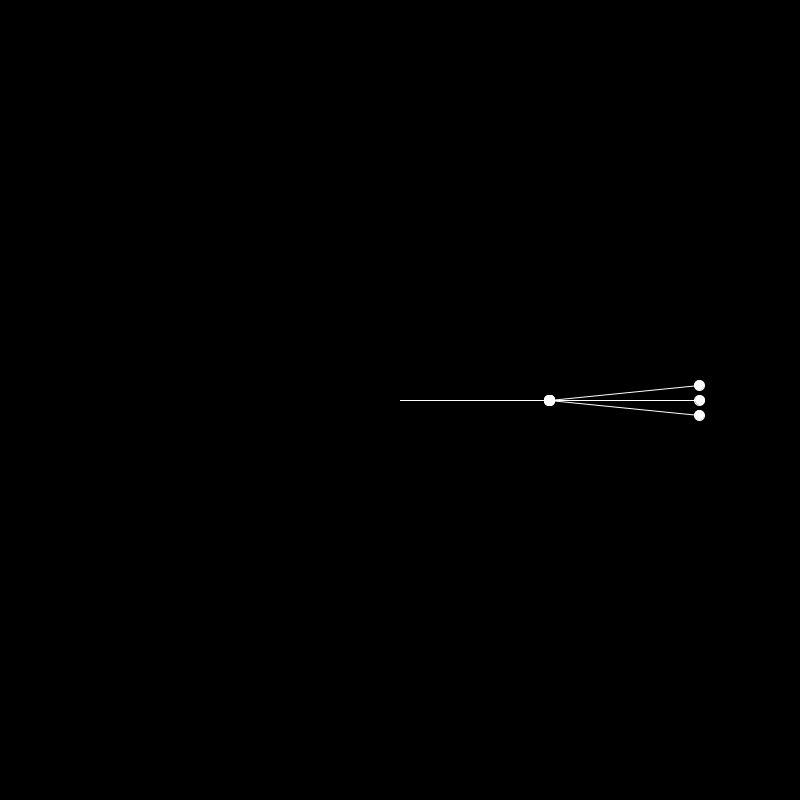
Frame 1 (no input)
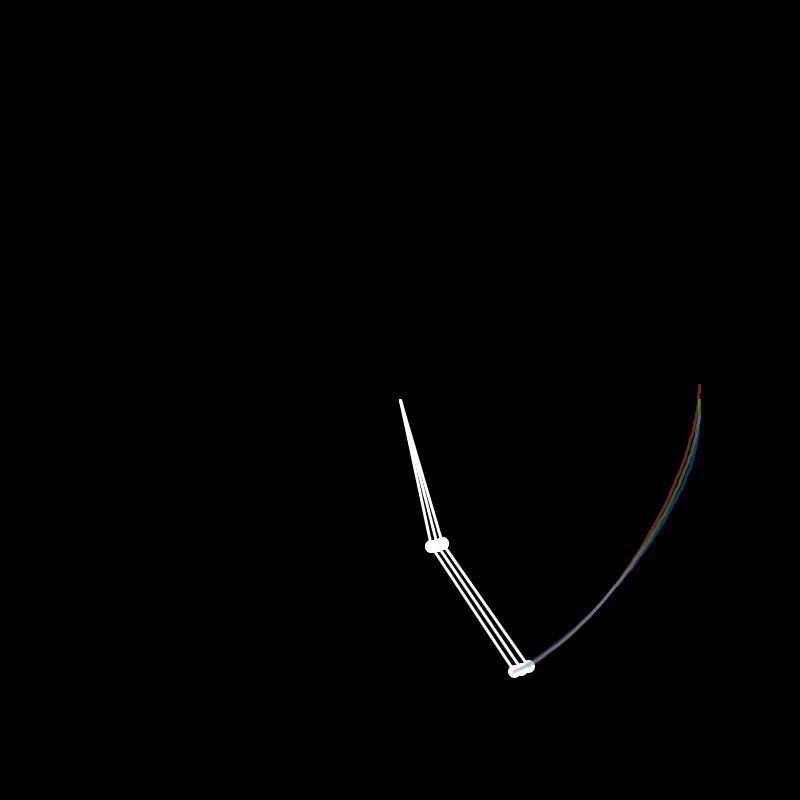
Frame 60 (the mouse pressed at the canvas centre just before this capture)
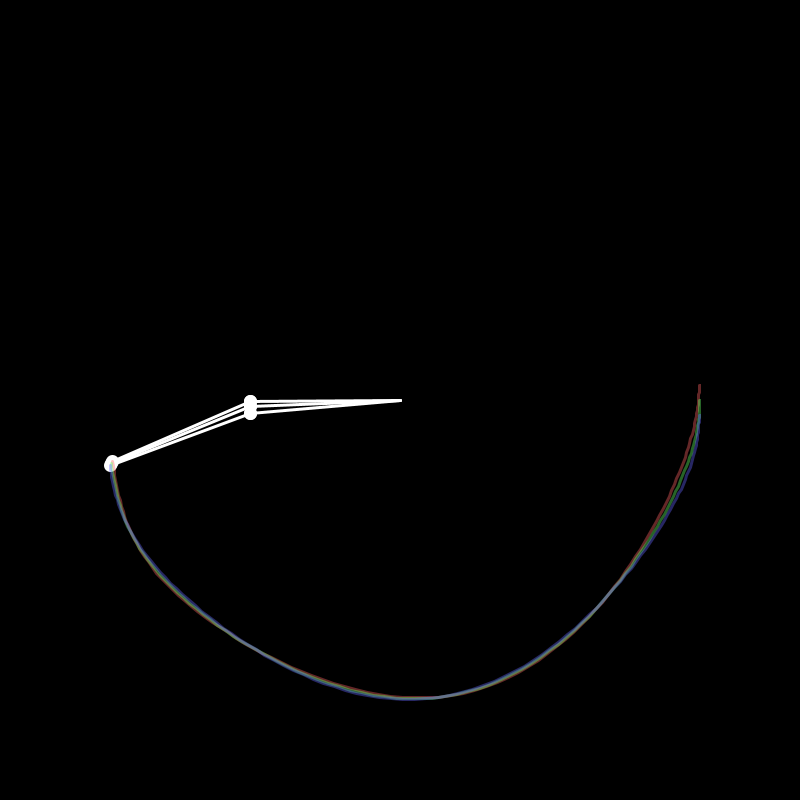
Frame 120 (the mouse held since frame 60 and released just before this capture)

The Processing sketch that drew these frames (run headless with seeded random() and noise(); from frame 60 on, the mouse is pressed at the canvas centre):

// Processing sketch: double_pendulum_v2
// ── double_pendulum_v2.pde
////////////////////////////////////////////////////////////
/* 
v2 of double pendulum
shows chaotic motion from multiple pendulums with
slightly different starting positions
*/
////////////////////////////////////////////////////////////

// Constants
float g = 9.81/60; // gravity (adjusted for frame rate)


// For the trace
ArrayList<PVector> trace = new ArrayList<PVector>();

Pendulum p1 = new Pendulum(PI/2 + 0.1);
Pendulum p2 = new Pendulum(PI/2);
Pendulum p3 = new Pendulum(PI/2 - 0.1);

void setup() {
  size(800, 800);
  frameRate(60);
}

void draw() {
  background(0);
  translate(width/2, height/2); // re-center coordinate system
  fill(255);
  p1.updateAngle();
  p2.updateAngle();
  p3.updateAngle();
  p1.drawPendulum();
  p2.drawPendulum();
  p3.drawPendulum();
  p1.trace(255, 100, 100, 100);
  p2.trace(100, 255, 100, 100);
  p3.trace(100, 100, 255, 100);
}


class Pendulum {
  // Pendulum properties
  float l1; // length of arm 1
  float l2;  // length of arm 2
  float m1;  // mass at pivot
  float m2;  // mass at end
  float a1; // initial angle of arm 1
  float a2; // initial angle of arm 2
  float a1_v;  // initial angular velocity of arm 1
  float a2_v;  // initial angular velocity of arm 2
  
  ArrayList<PVector> trace = new ArrayList<PVector>(); // For the trace
  
  public Pendulum(float a2) {
    this.l1 = 150;
    this.l2 = 150;
    this.m1 = 10;
    this.m2 = 10;
    this.a1 = PI/2;
    this.a2 = a2;
    this.a1_v = 0;
    this.a2_v = 0;
  }
  
  public void updateAngle() {
    /* 
    Find acceleration for both angles
    Source: http://www.maths.surrey.ac.uk/explore/michaelspages/Double.htm
    */
    float l1 = this.l1; // length of arm 1
    float l2 = this.l2;  // length of arm 2
    float m1 = this.m1;  // mass at pivot
    float m2 = this.m2;  // mass at end
    float a1 = this.a1; // initial angle of arm 1
    float a2 = this.a2; // initial angle of arm 2
    float a1_v = this.a1_v;  // initial angular velocity of arm 1
    float a2_v = this.a2_v;  // initial angular velocity of arm 2
    
    // acceleration for angle 1
    float num1Term1 = -m2 * cos(a1-a2) * l1 * (a1_v*a1_v) * sin(a1-a2);
    float num1Term2 = m2 * cos(a1-a2) * g * sin(a2);
    float num1Term3 = -m2 * l2 * (a2_v*a2_v) * sin(a1-a2);
    float num1Term4 = -(m1+m2) * g * sin(a1);
    float num1 = num1Term1 + num1Term2 + num1Term3 + num1Term4;
    float denom1 = l1 * (m1 + m2 - (m2 * cos(a1-a2) * cos(a1-a2)));
    float a1_a = num1 / denom1;
    
    // acceleration for angle 2
    float num2Term1 = l1 * (a1_v*a1_v) * sin(a1-a2);
    float num2Term2 = (a2_v*a2_v) * sin(a1-a2) * cos(a1-a2) * m2 * l2 / (m1+m2);
    float num2Term3 = cos(a1-a2) * g * sin(a1);
    float num2Term4 = -g * sin(a2);
    float num2 = (m1+m2) * (num2Term1 + num2Term2 + num2Term3 + num2Term4);
    float denom2 = l2 * (m1 + (m2 * sin(a1-a2) * sin(a1-a2)));
    float a2_a = num2 / denom2;
    
    // update velocities and angles
    this.a1_v += a1_a;
    this.a2_v += a2_a;
    this.a1 += this.a1_v;
    this.a2 += this.a2_v;
  }
  
  public void drawPendulum() {
    /* 
    Draws the arms & masses on the pendulums
    */
    
    // draw arm 1
    float x1 = l1 * sin(a1);
    float y1 = l1 * cos(a1);
    stroke(255);
    line(0, 0, x1, y1);
    circle(x1, y1, 10);
  
    // draw arm 2
    float x2 = x1 + l2 * sin(a2);
    float y2 = y1 + l2 * cos(a2);
    line(x1, y1, x2, y2);
    circle(x2, y2, 10);
    circle(x1, y1, 10);
  }
  
  public void trace(int r, int g, int b, int opacity) {
    /* 
    Draws the trace at the tip of the pendulum
    */
    float x1 = l1 * sin(a1);
    float y1 = l1 * cos(a1);
    float x2 = x1 + l2 * sin(a2);
    float y2 = y1 + l2 * cos(a2);
    // draw path (appending new points and deleting old ones)
    trace.add(new PVector(x2, y2));
    if (trace.size() > 500) {
      trace.remove(0);  // removes path once there are >500 points
    }
    strokeWeight(3);
    stroke(r, g, b, opacity);
    noFill();
    beginShape();
    for (PVector v : trace) {
      vertex(v.x, v.y);
    }
    endShape();
  }
}
